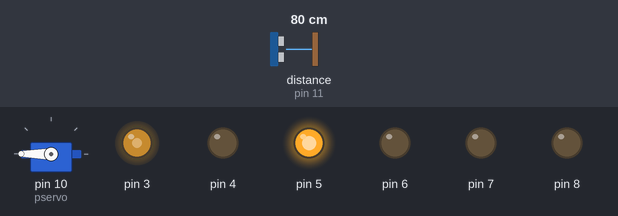
The sketch below on a simulated Arduino Uno, built with avr-gcc and run on an emulated ATmega328P. On the bench: servo, output pins drawn as LEDs (lit = HIGH). The test bench sets the inputs (shaded band); at power-on: distance to the obstacle (sensor on pin 11) 80 cm. The echo pulse lasts 58.3 µs per cm.

Above: at 0.1 s.
Timing chart, 0 to 1.6 s (numbered marks = the images above):
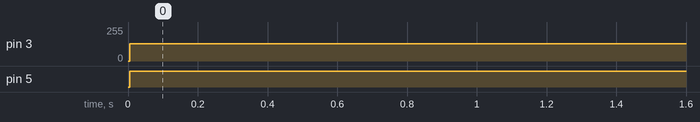

The sketch:

base_carro_robo.ino
```cpp
#include <Servo.h>
#include <HCSR04.h>

#define p1m1 4
#define p2m1 5
#define pvelm1 3
#define p1m2 7
#define p2m2 8
#define pvelm2 6

#define pservo 10

#define p_trigger 12
#define p_echo 11

#define tmp 2000

Servo servo;
UltraSonicDistanceSensor distanceSensor(p_trigger, p_echo);

int vel;
float dist_cm;

class Motor{
public:
  int p1,p2,pv;
  Motor(int p1, int p2, int v){
    this->p1=p1;
    this->p2=p2;
    this->pv=v;
    pinMode(p1,OUTPUT);
    pinMode(p2,OUTPUT);
    pinMode(pv,OUTPUT);
    digitalWrite(p1,LOW);
    digitalWrite(p2,LOW);
    analogWrite(pv,0);
  }
  void frente(int v){
    digitalWrite(p1,HIGH);
    digitalWrite(p2,LOW);
    analogWrite(pv,v);
  }
  void tras(int v){
    digitalWrite(p1,LOW);
    digitalWrite(p2,HIGH);
    analogWrite(pv,v);
  }
  void para(){
    digitalWrite(p1,LOW);
    digitalWrite(p2,LOW);
    analogWrite(pv,0);
  }
  void freia(){
    digitalWrite(p1,HIGH);
    digitalWrite(p2,HIGH);
    analogWrite(pv,128);
  }
};

Motor *md=new Motor(p1m1,p2m1,pvelm1);
Motor *me=new Motor(p1m2,p2m2,pvelm2);

void setup() {
  vel=128;
  servo.attach(pservo);
  servo.write(180);
}

void loop() {

  servo.write(180);
  dist_cm=distanceSensor.measureDistanceCm();
  if(dist_cm < 20){
  }

  md->tras(vel);
}

void verifica_dist(){

}

void esquerda(int v){
  md->frente(v);
  me->tras(v);
  delay(500);
}
void direita(int v){
  md->tras(v);
  me->frente(v);
  delay(500);
}
void frente(int v){
  md->frente(v);
  me->frente(v);
}
void tras(int v){
  md->tras(v);
  me->tras(v);
}
void tras(){
  md->para();
  me->para();
}
```

Measured:
- by itself, pin 3: 0/255 → 128/255 at 0.01 s
- by itself, pin 5: LOW → HIGH at 0.01 s
